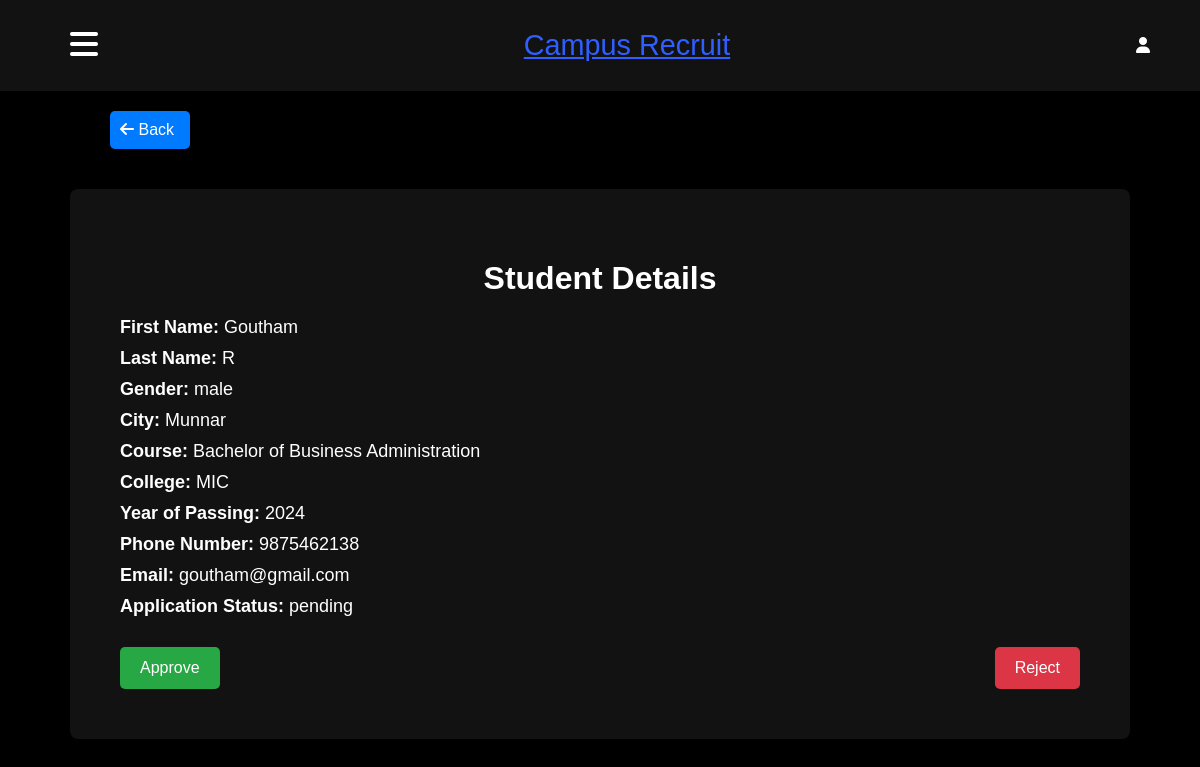
The page /Company/studentDetails.php?student_id=5&application_id=1013 (signed in) on the database its author committed.
### tables this page shows
CREATE TABLE `student_details` (
  `student_id` int(11) NOT NULL,
  `First_name` varchar(255) NOT NULL,
  `Last_name` varchar(255) NOT NULL,
  `Gender` enum('male','female','others') NOT NULL,
  `City` varchar(255) NOT NULL,
  `Course` varchar(255) NOT NULL,
  `College` varchar(255) NOT NULL,
  `Year_of_passing` varchar(4) NOT NULL,
  `PhoneNum` varchar(255) NOT NULL,
  `account_email` varchar(255) NOT NULL,
  `date_of_joined` timestamp NOT NULL DEFAULT current_timestamp(),
  `approval` enum('approved','pending','rejected') DEFAULT 'pending'
);

CREATE TABLE `application` (
  `application_id` int(11) NOT NULL,
  `student_id` int(11) NOT NULL,
  `company_id` int(11) NOT NULL,
  `job_id` int(11) NOT NULL,
  `application_date` date DEFAULT curdate(),
  `application_status` enum('pending','approved','rejected') NOT NULL DEFAULT 'pending'
);

### Company/studentDetails.php (the view, shortened to what this page needs)
<?php
    include "connection.php";
    $student_id = $_GET['student_id'];
    $application_id = $_GET['application_id'];
    $stmt = $conn->prepare("SELECT * FROM student_details WHERE student_id = ?");
    $stmt->bind_param("i", $student_id);
    $stmt->execute();
    $student = $stmt->get_result()->fetch_assoc();
    $stmt = $conn->prepare("SELECT application_status FROM application WHERE application_id = ?");
    $stmt->bind_param("i", $application_id);
    $stmt->execute();
    $application = $stmt->get_result()->fetch_assoc();
?>
<!DOCTYPE html>
<html lang="en">
<head>
    <link rel="stylesheet" href="https://cdnjs.cloudflare.com/ajax/libs/font-awesome/6.6.0/css/all.min.css">
</head>
<body>
<div class="main-container">
    <div class="header">
        <button class="menu-btn" onclick="toggleSidebar()">
            <i class="fas fa-bars"></i>
        </button>
        <a href="#" class="logo">Campus Recruit</a>
        <div class="profile-container">
            <i class="fas fa-user" id="profile" onclick="toggleProfileMenu()"></i>
        </div>
    </div>
    <a href="application.php" class="back-btn"><i class="fas fa-arrow-left"></i> Back</a>
    <div class="container">
        <h1>Student Details</h1>
        <div class="details">
            <p><strong>First Name:</strong> <?= htmlspecialchars($student['First_name']); ?></p>
            <p><strong>Last Name:</strong> <?= htmlspecialchars($student['Last_name']); ?></p>
            <p><strong>Gender:</strong> <?= htmlspecialchars($student['Gender']); ?></p>
            <p><strong>City:</strong> <?= htmlspecialchars($student['City']); ?></p>
            <p><strong>Course:</strong> <?= htmlspecialchars($student['Course']); ?></p>
            <p><strong>College:</strong> <?= htmlspecialchars($student['College']); ?></p>
            <p><strong>Year of Passing:</strong> <?= htmlspecialchars($student['Year_of_passing']); ?></p>
            <p><strong>Phone Number:</strong> <?= htmlspecialchars($student['PhoneNum']); ?></p>
            <p><strong>Email:</strong> <?= htmlspecialchars($student['account_email']); ?></p>
            <p><strong>Application Status:</strong> <?= htmlspecialchars($application['application_status']); ?></p>
        </div>
        <div class="actions">
            <?php if ($application['application_status'] !== 'approved'): ?>
                <form method="POST">
                    <button class="approved" type="submit">Approve</button>
                </form>
            <?php endif; ?>
            <?php if ($application['application_status'] !== 'rejected'): ?>
                <form method="POST">
                    <button class="rejected" type="submit">Reject</button>
                </form>
            <?php endif; ?>
        </div>
    </div>
</div>
</body>
</html>

### Company/studentDetails.php (style rules this page uses)
body { font-family: Arial, sans-serif; background-color: #000; color: #fff; margin: 0; padding: 0; scroll-behavior: smooth; }
.main-container { width: 100%; height: 100vh; display: flex; flex-direction: column; }
.header { background-color: #121212; padding: 15px 50px; display: flex; justify-content: space-between; align-items: center; color: #fff; }
.logo { font-size: 1.8rem; color: #2f5fff; }
.menu-btn { background: none; border: none; color: #fff; font-size: 2rem; }
.profile-container { position: relative; }
.container { padding: 50px; background-color: #121212; margin: 20px auto; width: 80%; box-shadow: 0 4px 8px rgba(0, 0, 0, 0.5); border-radius: 8px; }
.container h1 { text-align: center; margin-bottom: 20px; }
.details p { font-size: 18px; margin: 10px 0; }
.actions { margin-top: 30px; display: flex; justify-content: space-between; }
button { padding: 12px 20px; font-size: 16px; border: none; cursor: pointer; border-radius: 5px; transition: background-color 0.3s; }
.approved { background-color: #28a745; color: #fff; }
.rejected { background-color: #dc3545; color: #fff; }
.back-btn { color: white; text-decoration: none; background-color: #007bff; border-radius: 5px; margin:20px; padding:10px; margin-left: 110px; font-size: 16px; width:60px; text-decoration: none; }

### rows shown on the page
student_details: First_name "Goutham", Last_name "R", Gender "male", City "Munnar", Course "Bachelor of Business Administration", College "MIC", Year_of_passing "2024", PhoneNum "9875462138", account_email "goutham@gmail.com"
application: application_status "pending"
